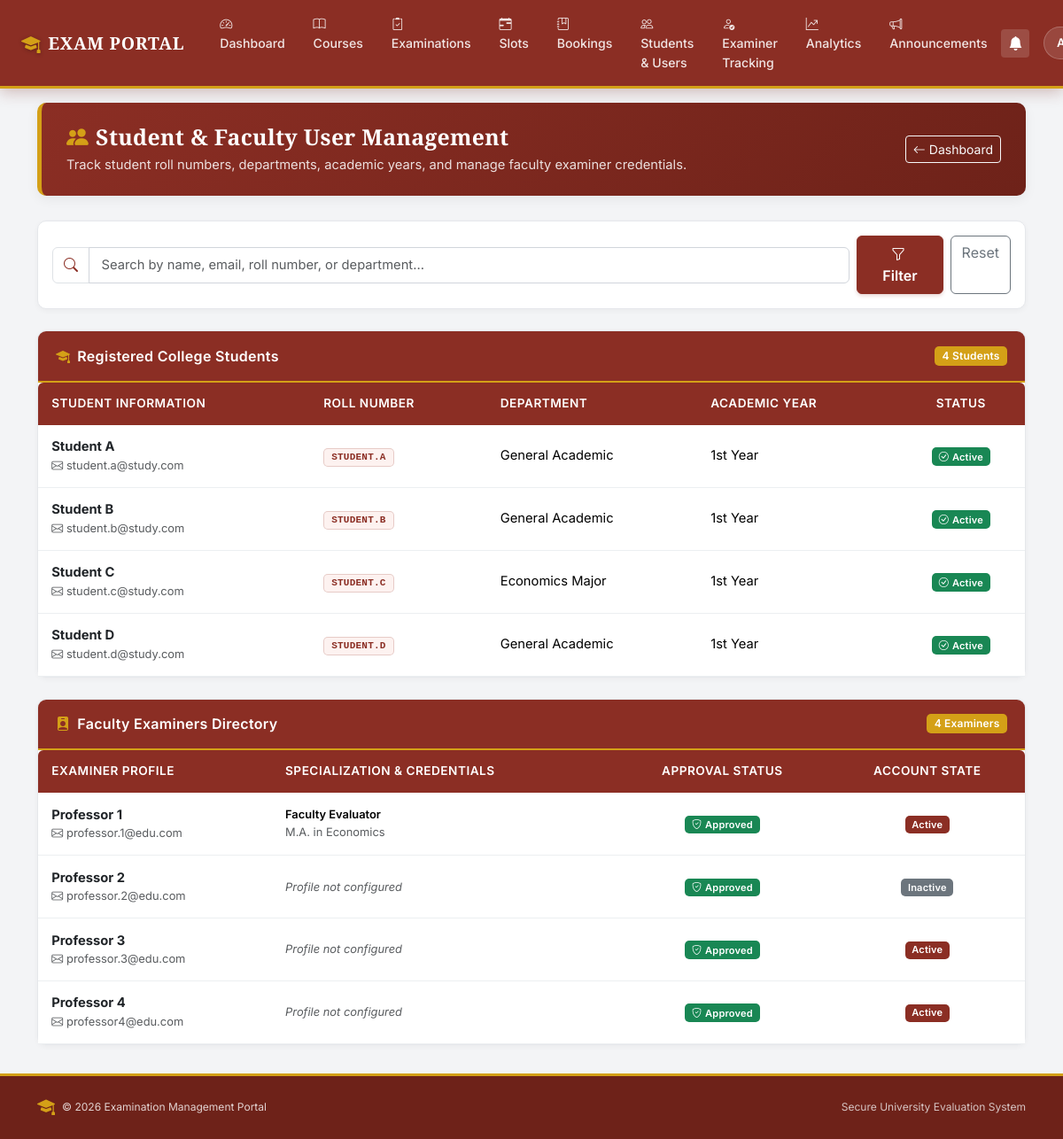
The app's page /admin/users (signed in) with its own data.
### models.py (models this page shows, shortened)
class BaseModel(db.Model):
    __abstract__ = True

class User(BaseModel):
    id = db.Column(db.Integer, primary_key=True)
    name = db.Column(db.String(100), nullable=False)
    email = db.Column(db.String(100), unique=True, nullable=False)
    password_hash = db.Column(db.String(200), nullable=False)
    role = db.Column(db.String(20), nullable=False)
    is_approved = db.Column(db.Boolean, default=False)
    is_active = db.Column(db.Boolean, default=True)
    @property
    def roll_number(self):
        return self.student_profile.roll_number if self.student_profile else ""
    @property
    def department(self):
        return self.student_profile.department if self.student_profile else ""
    @property
    def year(self):
        return self.student_profile.year if self.student_profile else ""

class StudentProfile(BaseModel):
    id = db.Column(db.Integer, primary_key=True)
    user_id = db.Column(db.Integer, db.ForeignKey("user.id"), unique=True, nullable=False)
    roll_number = db.Column(db.String(50), unique=True, nullable=False)
    department = db.Column(db.String(100))
    year = db.Column(db.String(50))
    phone = db.Column(db.String(20))
    user = db.relationship("User", backref=db.backref("student_profile", uselist=False))

class ExaminerProfile(BaseModel):
    id = db.Column(db.Integer, primary_key=True)
    user_id = db.Column(db.Integer, db.ForeignKey("user.id"), unique=True, nullable=False)
    qualification = db.Column(db.String(200))
    specialization = db.Column(db.String(200))
    user = db.relationship("User", backref=db.backref("examiner_profile", uselist=False))

### routes/admin.py (the view)
@role_required("Admin")
def admin_users():
    search = (request.args.get("search") or "").strip().lower()
    students = User.query.filter_by(role="Student").all()
    examiners = User.query.filter_by(role="Examiner").all()
    if search:
        students = [s for s in students if search in str(s.id) or search in s.name.lower() or search in s.email.lower()]
        examiners = [e for e in examiners if search in str(e.id) or search in e.name.lower() or search in e.email.lower()]
    return render_template("admin_users.html", students=students, examiners=examiners, search=search)

### app.py (called while the page is built)
@app.context_processor
def inject_global_data():
    unread_count = 0
    if "user_id" in session:
        try:
            unread_count = Notification.query.filter_by(
                user_id=session["user_id"], is_read=False
            ).count()
        except Exception:
            pass
    return dict(unread_notifications_count=unread_count)

### helpers.py (called while the page is built)
def role_required(required_role):
    def decorator(fn):
        @wraps(fn)
        def wrapper(*args, **kwargs):
            uid = session.get("user_id")
            if not uid:
                return redirect(url_for("login"))
            user = db.session.get(User, uid) if hasattr(db.session, "get") else User.query.get(uid)
            if not user or not user.is_active:
                session.clear()
                return redirect(url_for("login"))
            if user.role != required_role:
                abort(403)
            if user.role == "Examiner" and not user.is_approved:
                session.clear()
                return redirect(url_for("login"))
            return fn(*args, **kwargs)
        return wrapper
    return decorator

### templates/admin_users.html (shortened to what this page needs)
{% extends "base.html" %}
{% block content %}
<div class="container my-3">
    <div class="erp-header">
        <div class="d-flex justify-content-between align-items-center flex-wrap gap-2">
            <div>
                <h2><i class="bi bi-people-fill me-2 text-gold"></i>Student &amp; Faculty User Management</h2>
                <p>Track student roll numbers, departments, academic years, and manage faculty examiner credentials.</p>
            </div>
            <div class="d-flex gap-2">
                <a href="{{ url_for('admin_dashboard') }}" class="btn btn-outline-light btn-sm">
                    <i class="bi bi-arrow-left me-1"></i>Dashboard
                </a>
            </div>
        </div>
    </div>
    <div class="card mb-4">
        <div class="card-body p-3">
            <form method="GET" class="row g-2 align-items-center">
                <div class="col-md-10">
                    <div class="input-group">
                        <span class="input-group-text bg-white"><i class="bi bi-search text-maroon"></i></span>
                        <input type="text" name="search" class="form-control" placeholder="Search by name, email, roll number, or department..." value="{{ search }}">
                    </div>
                </div>
                <div class="col-md-2 d-flex gap-2">
                    <button type="submit" class="btn btn-primary flex-grow-1"><i class="bi bi-funnel me-1"></i>Filter</button>
                    <a href="{{ url_for('admin_users') }}" class="btn btn-outline-secondary">Reset</a>
                </div>
            </form>
        </div>
    </div>
    <div class="card mb-4">
        <div class="card-header card-header-maroon d-flex justify-content-between align-items-center">
            <span><i class="bi bi-mortarboard-fill me-2 text-gold"></i>Registered College Students</span>
            <span class="badge bg-gold text-dark">{{ students|length }} Students</span>
        </div>
        <div class="card-body p-0">
            {% if students %}
            <div class="table-responsive">
                <table class="table table-hover align-middle mb-0">
                    <thead>
                        <tr>
                            <th>Student Information</th>
                            <th>Roll Number</th>
                            <th>Department</th>
                            <th>Academic Year</th>
                            <th class="text-center">Status</th>
                        </tr>
                    </thead>
                    <tbody>
                        {% for s in students %}
                        <tr>
                            <td>
                                <div class="fw-bold text-dark">{{ s.name }}</div>
                                <div class="small text-muted"><i class="bi bi-envelope me-1"></i>{{ s.email }}</div>
                            </td>
                            <td>
                                <span class="badge px-2 py-1 font-monospace" style="background-color: var(--maroon-subtle); color: var(--maroon); border: 1px solid rgba(139,46,36,0.2);">
                                    {{ s.roll_number or 'N/A' }}
                                </span>
                            </td>
                            <td>{{ s.department or 'Data Science & Applications' }}</td>
                            <td>{{ s.year or 'Standard' }}</td>
                            <td class="text-center">
                                {% if s.is_active %}
                                <span class="badge bg-success"><i class="bi bi-check-circle me-1"></i>Active</span>
                                {% else %}
                                <span class="badge bg-danger">Deactivated</span>
                                {% endif %}
                            </td>
                        </tr>
                        {% endfor %}
                    </tbody>
                </table>
            </div>
            {% else %}
            <div class="p-5 text-center text-muted">
                <i class="bi bi-people display-6 d-block mb-2 text-secondary"></i>
                <p class="mb-0">No student records match the search filter.</p>
            </div>
            {% endif %}
        </div>
    </div>
    <div class="card">
        <div class="card-header card-header-maroon d-flex justify-content-between align-items-center">
            <span><i class="bi bi-person-badge-fill me-2 text-gold"></i>Faculty Examiners Directory</span>
            <span class="badge bg-gold text-dark">{{ examiners|length }} Examiners</span>
        </div>
        <div class="card-body p-0">
            {% if examiners %}
            <div class="table-responsive">
                <table class="table table-hover align-middle mb-0">
                    <thead>
                        <tr>
                            <th>Examiner Profile</th>
                            <th>Specialization &amp; Credentials</th>
                            <th class="text-center">Approval Status</th>
                            <th class="text-center">Account State</th>
                        </tr>
                    </thead>
                    <tbody>
                        {% for e in examiners %}
                        <tr>
                            <td>
                                <div class="fw-bold text-dark">{{ e.name }}</div>
                                <div class="small text-muted"><i class="bi bi-envelope me-1"></i>{{ e.email }}</div>
                            </td>
                            <td>
                                {% if e.examiner_profile %}
                                <div class="small fw-semibold">{{ e.examiner_profile.specialization or 'Faculty Evaluator' }}</div>
                                <div class="small text-muted">{{ e.examiner_profile.qualification or 'Academic Staff' }}</div>
                                {% else %}
                                <span class="text-muted small fst-italic">Profile not configured</span>
                                {% endif %}
                            </td>
                            <td class="text-center">
                                {% if e.is_approved %}
                                <span class="badge bg-success"><i class="bi bi-shield-check me-1"></i>Approved</span>
                                {% else %}
                                <span class="badge bg-gold text-dark"><i class="bi bi-clock-history me-1"></i>Pending</span>
                                {% endif %}
                            </td>
                            <td class="text-center">
                                {% if e.is_active %}
                                <span class="badge bg-maroon">Active</span>
                                {% else %}
                                <span class="badge bg-secondary">Inactive</span>
                                {% endif %}
                            </td>
                        </tr>
                        {% endfor %}
                    </tbody>
                </table>
            </div>
            {% else %}
            <div class="p-4 text-center text-muted">
                No examiners found.
            </div>
            {% endif %}
        </div>
    </div>
</div>
{% endblock %}

### templates/base.html (style rules this page uses)
:root { --maroon: #8B2E24; --maroon-dark: #6E2219; --maroon-light: #A3382D; --maroon-subtle: #FDF2F0; --gold: #D4A017; --gold-dark: #B58810; --gold-light: #FEF8E7; --gold-subtle: #FFFDF5; --bg-light: #F3F4F6; --card-bg: #FFFFFF; --text-dark: #1F2937; --text-muted: #6B7280; --border-color: #E5E7EB; --shadow-sm: 0 2px 6px rgba(0, 0, 0, 0.04); --shadow-md: 0 4px 14px rgba(0, 0, 0, 0.06); --shadow-lg: 0 10px 25px rgba(139, 46, 36, 0.10); --radius: 0.625rem; }
body { padding-top: 68px; background-color: var(--bg-light); color: var(--text-dark); font-family: 'Inter', -apple-system, BlinkMacSystemFont, "Segoe UI", Roboto, sans-serif; font-size: 0.95rem; line-height: 1.55; min-height: 100vh; display: flex; flex-direction: column; }
.erp-header { background: linear-gradient(135deg, var(--maroon) 0%, var(--maroon-dark) 100%); color: #FFFFFF; border-radius: var(--radius); padding: 1.5rem 1.75rem; margin-bottom: 1.75rem; border-left: 5px solid var(--gold); box-shadow: var(--shadow-md); position: relative; overflow: hidden; }
.erp-header h2 { font-family: 'Cinzel', Georgia, serif; font-weight: 700; font-size: 1.55rem; margin-bottom: 0.3rem; letter-spacing: 0.3px; }
.erp-header p { color: rgba(255, 255, 255, 0.85); font-size: 0.92rem; margin-bottom: 0; }
.card { background-color: var(--card-bg); border: 1px solid var(--border-color); border-radius: var(--radius); box-shadow: var(--shadow-sm); transition: box-shadow 0.2s ease, transform 0.2s ease; }
.card-header { background-color: #FFFFFF; border-bottom: 1px solid var(--border-color); padding: 1rem 1.25rem; font-weight: 600; font-size: 1rem; color: var(--maroon); }
.card-header-maroon { background-color: var(--maroon) !important; color: #FFFFFF !important; border-bottom: 2.5px solid var(--gold) !important; padding: 0.95rem 1.25rem !important; font-weight: 600; letter-spacing: 0.3px; border-top-left-radius: calc(var(--radius) - 1px) !important; border-top-right-radius: calc(var(--radius) - 1px) !important; }
.btn-primary { background-color: var(--maroon) !important; border-color: var(--maroon) !important; color: #FFFFFF !important; font-weight: 600; padding: 0.5rem 1.15rem; border-radius: 6px; box-shadow: 0 2px 4px rgba(139, 46, 36, 0.2); transition: all 0.2s ease; }
.text-gold { color: var(--gold) !important; }
.text-maroon { color: var(--maroon) !important; }
.bg-maroon { background-color: var(--maroon) !important; color: #FFFFFF !important; }
.bg-gold { background-color: var(--gold) !important; color: #FFFFFF !important; }
.table { border-color: var(--border-color); vertical-align: middle; font-size: 0.92rem; margin-bottom: 0; }
.table thead th { background-color: var(--maroon) !important; color: #FFFFFF !important; font-weight: 600; font-size: 0.85rem; text-transform: uppercase; letter-spacing: 0.5px; padding: 0.85rem 0.95rem; border: none; }
.table thead th:first-child { border-top-left-radius: 6px; }
.table thead th:last-child { border-top-right-radius: 6px; }
.table tbody td { padding: 0.85rem 0.95rem; border-bottom: 1px solid #ECEFF1; }
.badge { font-weight: 600; padding: 0.4em 0.7em; letter-spacing: 0.2px; border-radius: 5px; }
.form-control, .form-select { border: 1px solid #D1D5DB; border-radius: 6px; padding: 0.55rem 0.85rem; font-size: 0.92rem; transition: all 0.2s ease; }
a { color: var(--maroon); text-decoration: none; transition: color 0.15s ease; }

### records on screen
User: name "Student A", email "student.a@study.com", roll_number "STUDENT.A", department "General Academic", year "1st Year", is_active True (drawn)
User: name "Student B", email "student.b@study.com", roll_number "STUDENT.B", department "General Academic", year "1st Year", is_active True (drawn)
User: name "Student C", email "student.c@study.com", roll_number "STUDENT.C", department "Economics Major", year "1st Year", is_active True (drawn)
User: name "Student D", email "student.d@study.com", roll_number "STUDENT.D", department "General Academic", year "1st Year", is_active True (drawn)
User: name "Professor 1", email "professor.1@edu.com", examiner_profile "Faculty Evaluator", examiner_profile "M.A. in Economics", is_approved True (drawn), is_active "Active"
User: name "Professor 2", email "professor.2@edu.com", shows "Profile not configured", is_approved True (drawn), is_active "Inactive"
User: name "Professor 3", email "professor.3@edu.com", shows "Profile not configured", is_approved True (drawn), is_active "Active"
User: name "Professor 4", email "professor4@edu.com", shows "Profile not configured", is_approved True (drawn), is_active "Active"

### other values on screen
{{ students|length }} "4"
{{ examiners|length }} "4"
{{ 2026 }} "2026"
